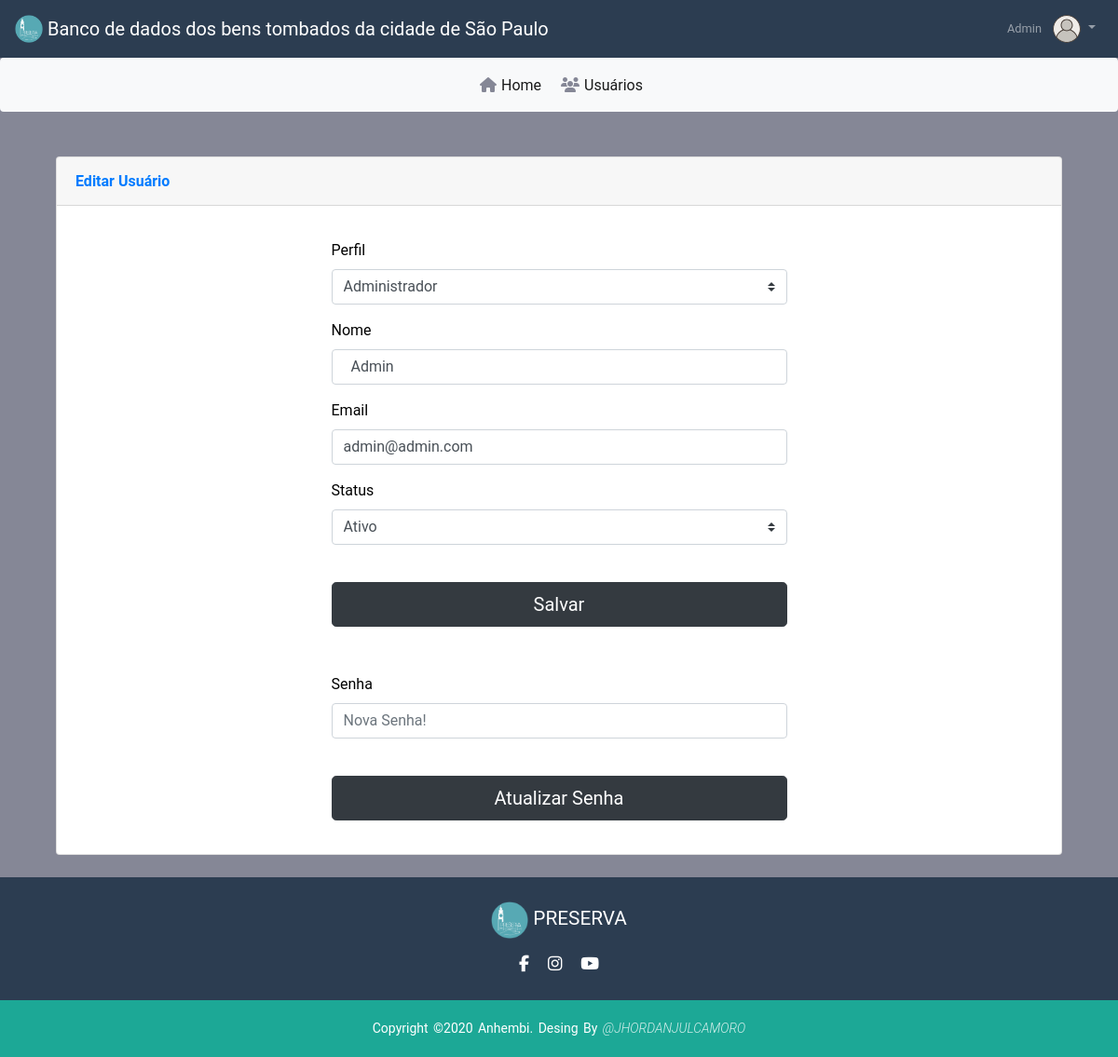
Screenshot of /editarUsuario.php?id=4 (signed in) with the database file from the repository.
### tables this page shows
CREATE TABLE `users` (
  `id` int(11) NOT NULL,
  `perfil` varchar(20) NOT NULL,
  `username` varchar(30) NOT NULL,
  `email` varchar(30) NOT NULL,
  `status` varchar(30) DEFAULT NULL,
  `password` varchar(60) NOT NULL,
  `created_at` timestamp NULL DEFAULT CURRENT_TIMESTAMP,
  `updated_at` datetime DEFAULT CURRENT_TIMESTAMP ON UPDATE CURRENT_TIMESTAMP
);

### editarUsuario.php (the view, shortened to what this page needs)
<?php
$servername = "db";
$usernames = "root";
$passwords = "";
$dbname = "conpresp_db";
$conn = mysqli_connect($servername, $usernames, $passwords, $dbname) or die('Erro ao conectar');
$idd = filter_input(INPUT_GET, 'id', FILTER_SANITIZE_NUMBER_INT);
$result_usuario = "SELECT * FROM users WHERE id = '$idd'";
$resultado_usuario = mysqli_query($conn, $result_usuario);
$dados = mysqli_fetch_assoc($resultado_usuario);
$perfil = $_SESSION['perfil'];
$username = $_SESSION['username'];
?>
<!DOCTYPE html>
<html lang="en">
<head>
    <link rel="stylesheet" href="https://maxcdn.bootstrapcdn.com/bootstrap/4.0.0/css/bootstrap.min.css" />
    <link rel="stylesheet" href="css/home.css" />
</head>
<body>
    <div id="content-wrapper" class="d-flex flex-column">
        <div id="content">
            <nav class="navbar navbar-expand navbar-dark bg-darkblue topbar static-top shadow">
                <a class="navbar-brand" href="home.php">
                    <img src="img/logo_1.png" width="30" height="30" class="d-inline-block align-top" alt="" />
                    Banco de dados dos bens tombados da cidade de São Paulo
                </a>
                <ul class="navbar-nav ml-auto">
                    <li class="nav-item dropdown no-arrow">
                        <a class="nav-link dropdown-toggle" href="#" id="userDropdown" role="button" data-toggle="dropdown" aria-haspopup="true" aria-expanded="false">
                            <span class="mr-2 d-none d-lg-inline text-gray-600 small"><?php echo $username ?></span>
                            <img class="img-profile rounded-circle" src="img/user.svg" width="30px" height="30px" />
                        </a>
                    </li>
                </ul>
            </nav>
        </div>
    </div>
    <nav class="navbar navbar-expand-md navbar-light bg-light rounded">
        <div class="collapse navbar-collapse justify-content-md-center" id="navbarsExample10">
            <ul class="navbar-nav">
                <li class="nav-item active font-hover">
                    <a class="nav-link" href="home.php"><i class="fas fa-home bg-gray-icon"></i>Home</a>
                </li>
                <?php
                if ($perfil == 'Administrador') {
                ?>
                    <li class="nav-item active font-hover">
                        <a class="nav-link" href="usuarios.php"><i class="fas fa-users bg-gray-icon"></i>Usuários</a>
                    </li>
                <?php } ?>
            </ul>
        </div>
    </nav>
    <div class="container mt-4">
        <div class="container-fluid">
            <div class="row">
                <div class="col-xl-12 col-lg-12">
                    <div class="card shadow mb-4">
                        <div class="card-header py-3 d-flex flex-row align-items-center justify-content-between">
                            <h6 class="m-0 font-weight-bold text-primary">
                                Editar Usuário
                            </h6>
                        </div>
                        <div class="card-body">
                            <div class="container col-md-6">
                                <form method="post" action="editarUser.php">
                                    <div class="form-group">
                                        <label style="color: black">Perfil</label>
                                        <select class="custom-select" name="perfil" required>
                                            <option value="Administrador" <?php echo $dados['perfil'] == 'Administrador' ? 'selected' : ''  ?>>Administrador</option>
                                        </select>
                                    </div>
                                    <div class="form-group">
                                        <label style="color: black">Nome</label>
                                        <input type="text" class="form-control" name="username" value=" <?php echo $dados['username'] ?>" required>
                                    </div>
                                    <div class="form-group">
                                        <label style="color: black">Email</label>
                                        <input type="email" class="form-control" name="email" value=" <?php echo $dados['email'] ?>" required>
                                    </div>
                                    <div class="form-group">
                                        <label style="color: black">Status</label>
                                        <select class="custom-select" name="status" required>
                                            <option value="Ativo" <?php echo $dados['status'] == 'Ativo' ? 'selected' : ''  ?>>Ativo </option>
                                        </select>
                                    </div>
                                    <br>
                                    <div class="form-group col-col-md-offset-4">
                                        <button type="submit" class="btn btn-dark btn-lg btn-block">Salvar</button>
                                    </div>
                                </form>
                            </div>
                            <div class="container col-md-6" style="margin-top: 50px;">
                                <form method="post" action="editarSenha.php">
                                    <div class="form-group">
                                        <label style="color: black">Senha</label>
                                        <input type="password" class="form-control" name="password" placeholder="Nova Senha!" required>
                                    </div>
                                    <br>
                                    <div class="form-group col-col-md-offset-4">
                                        <button type="submit" class="btn btn-dark btn-lg btn-block">Atualizar Senha</button>
                                    </div>
                                </form>
                            </div>
                        </div>
                    </div>
                </div>
            </div>
        </div>
    </div>
    <footer>
        <div class="footer-content">
            <a class="" href="home.php">
                <img src="img/logo_1.png" width="40" height="40" class="justify-content-center align-items-center" alt="" />
                PRESERVA
            </a>
            <ul class="socials">
                <li>
                    <a href="https://www.facebook.com/preservalpp" target="_blank"><i class="fa fa-facebook" aria-hidden="true"></i></a>
                </li>
                <li>
                    <a href="https://www.instagram.com/preserva.lpp/" target="_blank"><i class="fa fa-instagram" aria-hidden="true"></i></a>
                </li>
                <li>
                    <a href="https://www.youtube.com/channel/UCM0unl5Kp9y0JVmO_GgvvBg " target="_blank"><i class="fa fa-youtube" aria-hidden="true"></i></a>
                </li>
            </ul>
        </div>
        <div class="footer-bottom">
            <p>
                copyright &copy;2020 anhembi. desing by
                <a href="https://github.com/JhordanJulcamoro" target="_blank">@JhordanJulcamoro</a>
            </p>
        </div>
    </footer>
</body>
</html>

### css/home.css (style rules this page uses)
:root { --dark: #0e2033ec; --darkblue: #2c3d51; --darkgreen: #1ca896; --darkgreenhover: #5bcebf; --light: #ffffff; --darkgray: rgb(133 135 150); --dark: #050f1aec; --gray: #353a41ec; --blue: #0b3d80ec; --green: #1c8072d5; }
body { font-family: "Roboto", sans-serif; font-weight: 400; color: var(--light); background-color: var(--darkgray); }
.bg-darkblue { background-color: var(--darkblue) !important; }
.bg-gray-icon { color: var(--darkgray) !important; margin: 5px; }
a:link, a:visited, a:active { text-decoration: none; }
footer { position: relative; bottom: 0; left: 0; right: 0; background: var(--darkblue); height: auto; padding-top: 20px; color: var(--light); }
.footer-content { display: flex; align-items: center; justify-content: center; flex-direction: column; text-align: center; }
.footer-content a { color: var(--light); font-size: 1.3rem; font-weight: 400; text-transform: capitalize; line-height: 3rem; }
.socials { padding-inline-start: 0px; list-style: none; display: flex; align-items: center; justify-content: center; margin: 0rem 0 1rem 0; }
.socials li { margin: 0 10px; }
.socials a { text-decoration: none; color: var(--light); }
.socials a i { font-size: 1.1rem; transition: color 0.4s ease; }
.footer-bottom { background: var(--darkgreen); padding: 20px 0; text-align: center; }
.footer-bottom p { font-size: 14px; word-spacing: 2px; text-transform: capitalize; margin-bottom: 0; }
.footer-bottom a { text-decoration: none; color: var(--light); text-transform: uppercase; opacity: 0.8; font-style: italic; font-weight: 300; }

### rows the page displays
users: perfil "Administrador", username "Admin", email "admin@admin.com", status "Ativo"

### other values shown
$username "Admin"
